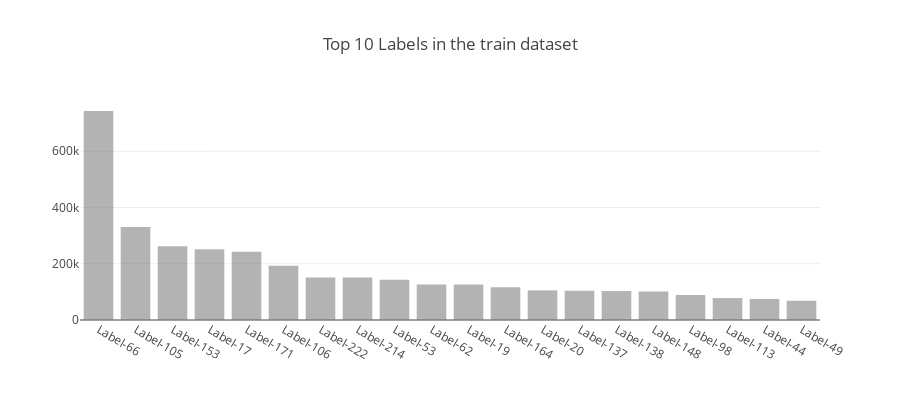

Notebook cell for this chart:
### Code cell
# most common labels 

temps = train_labels.most_common(20)
labels_tr = ["Label-"+str(x[0]) for x in temps]
values = [x[1] for x in temps]

trace1 = go.Bar(x=labels_tr, y=values, opacity=0.7, name="year count", marker=dict(color='rgba(120, 120, 120, 0.8)'))
layout = dict(height=400, title='Top 10 Labels in the train dataset', legend=dict(orientation="h"));

fig = go.Figure(data=[trace1], layout=layout);
iplot(fig)

### Figure 1 — Plotly figure (JSON) as saved in the notebook; plotly's stock layout.template omitted (floating-point values rounded to 4 significant figures)
{"data": [{"marker": {"color": "rgba(120, 120, 120, 0.8)"}, "name": "year count", "opacity": 0.7, "type": "bar", "x": ["Label-66", "Label-105", "Label-153", "Label-17", "Label-171", "Label-106", "Label-222", "Label-214", "Label-53", "Label-62", "Label-19", "Label-164", "Label-20", "Label-137", "Label-138", "Label-148", "Label-98", "Label-113", "Label-44", "Label-49"], "y": [743250, 330864, 261844, 251869, 243038, 193283, 151339, 150814, 142948, 126473, 126335, 116033, 105359, 104064, 102957, 101464, 88828, 78011, 75053, 68298]}], "layout": {"height": 400, "legend": {"orientation": "h"}, "title": "Top 10 Labels in the train dataset"}}
